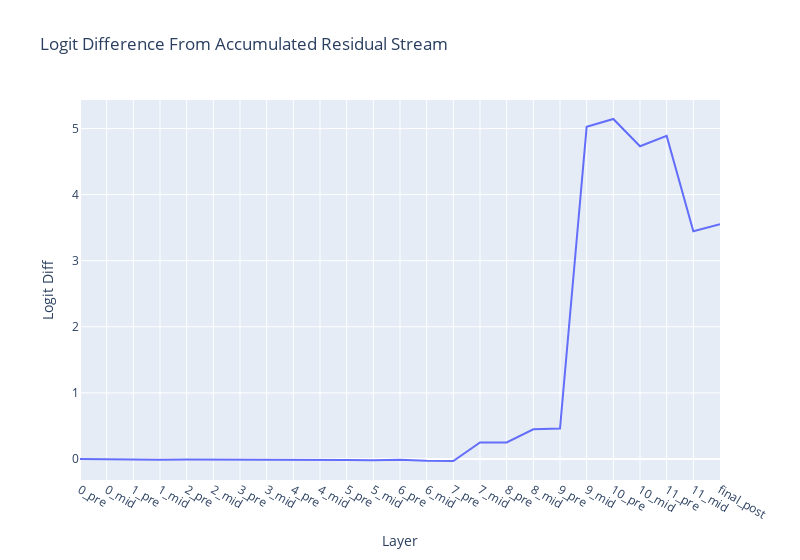

Notebook source saved alongside this figure:
### Markdown cell above
**In residual stream**: n_pre means the residual stream at the start of layer n, n_mid means the residual stream after the attention part of layer n (n_post is the same as n+1_pre so is not included)

### Code cell
accumulated_residual, labels = cache.accumulated_resid(layer=-1, incl_mid=True, pos_slice=-1, return_labels=True)
# accumulated_residual has shape (component, batch, d_model)

logit_lens_logit_diffs: Float[Tensor, "component"] = residual_stack_to_logit_diff(accumulated_residual, cache)

line(
    logit_lens_logit_diffs, 
    hovermode="x unified",
    title="Logit Difference From Accumulated Residual Stream",
    labels={"x": "Layer", "y": "Logit Diff"},
    xaxis_tickvals=labels,
    width=800
)

### Figure 1 — Plotly figure (JSON) as saved in the notebook; plotly's stock layout.template omitted (floating-point values rounded to 4 significant figures)
{"data": [{"hovertemplate": "Layer=%{x}<br>Logit Diff=%{y}<extra></extra>", "legendgroup": "", "line": {"color": "#636efa", "dash": "solid"}, "marker": {"symbol": "circle"}, "mode": "lines", "name": "", "orientation": "v", "showlegend": false, "type": "scatter", "x": [0, 1, 2, 3, 4, 5, 6, 7, 8, 9, 10, 11, 12, 13, 14, 15, 16, 17, 18, 19, 20, 21, 22, 23, 24], "xaxis": "x", "y": [1.293e-05, -0.006643, -0.007525, -0.009076, -0.008737, -0.008686, -0.006481, -0.00794, -0.009663, -0.0151, -0.01419, -0.01993, -0.009125, -0.0273, -0.02986, 0.2497, 0.2506, 0.4501, 0.46, 5.026, 5.143, 4.731, 4.887, 3.445, 3.552], "yaxis": "y"}], "layout": {"hovermode": "x unified", "legend": {"tracegroupgap": 0}, "title": {"text": "Logit Difference From Accumulated Residual Stream"}, "width": 800, "xaxis": {"anchor": "y", "domain": [0, 1], "tickmode": "array", "ticktext": ["0_pre", "0_mid", "1_pre", "1_mid", "2_pre", "2_mid", "3_pre", "3_mid", "4_pre", "4_mid", "5_pre", "5_mid", "6_pre", "6_mid", "7_pre", "7_mid", "8_pre", "8_mid", "9_pre", "9_mid", "10_pre", "10_mid", "11_pre", "11_mid", "final_post"], "tickvals": [0, 1, 2, 3, 4, 5, 6, 7, 8, 9, 10, 11, 12, 13, 14, 15, 16, 17, 18, 19, 20, 21, 22, 23, 24], "title": {"text": "Layer"}}, "yaxis": {"anchor": "x", "domain": [0, 1], "title": {"text": "Logit Diff"}}}}
